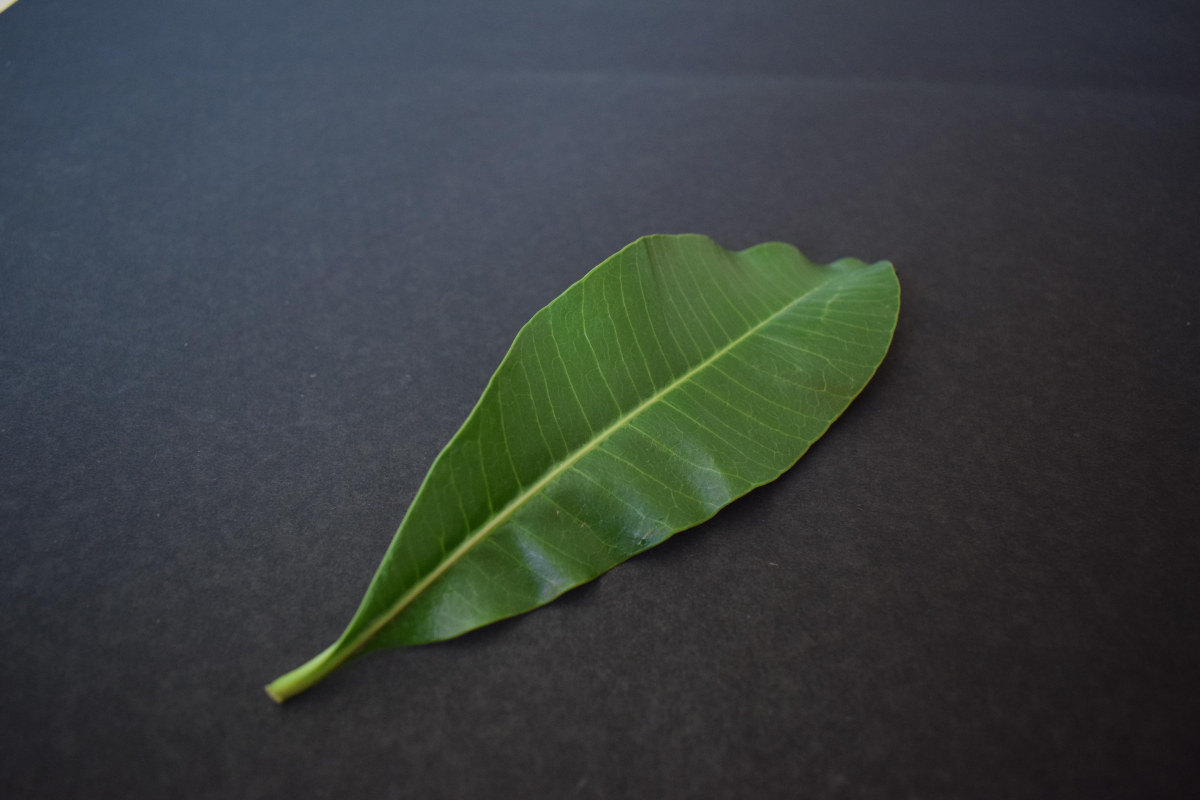
#> input picture KelasDasar/4_AI_ML_Introduction/dataset_daun/A Database of Leaf Images/Alstonia Scholaris (P2)/healthy/0003_0019.JPG, 6000 x 4000 px (shown at 1/5 size); the run also reads 1 picture not shown here
$ jupyter execute --allow-errors Sesi2_EDA_Citra_Ekstraksi_Fitur.ipynb   (shell and % lines are left out)   (older library calls are emulated)
#> lines starting #> are read from the running program, lines starting #| are printed output that depends on the picture
# **nalara.academy**

## **Modul 3 - AI & Machine Learning**
### **Sesi 2: Menjinakkan Data Unstructured (EDA Citra & Ekstraksi Fitur)**

### **📌 Pengantar Sesi**
Di Sesi 1 kita melatih model dengan data Structured yang rapi. Sekarang kita hadapi tantangan
sebenarnya: **gambar**. ML Klasik (KNN, SVM, dsb) tidak bisa langsung "membaca" gambar mentah
seperti Deep Learning — ia butuh tabel angka. Tugas kita di sesi ini adalah menerjemahkan
gambar (Unstructured) menjadi tabel fitur (Structured) melalui proses **Feature Extraction**.

Sebelum sampai ke ekstraksi fitur, kita akan melakukan **EDA citra yang menyeluruh** —
memeriksa setiap potensi masalah pada dataset gambar, supaya kita paham betul kondisi data
sebelum diproses lebih jauh.

### **📦 Dataset: Healthy vs Diseased Leaf Image Dataset**

| Info | Detail |
|------|--------|
| 📌 Sumber | Kaggle |
| 👤 Author | amandam1 |
| 🔗 Link | https://www.kaggle.com/datasets/amandam1/healthy-vs-diseased-leaf-image-dataset |
| 🎯 Tugas | Klasifikasi daun **Sehat** vs **Sakit** |

[cell 1]
# ============================================================
# SETUP KAGGLE API TOKEN
# Set KAGGLE_USERNAME & KAGGLE_KEY sebagai environment variable
# di terminal SEBELUM membuka notebook ini.
# ============================================================
import subprocess, os, zipfile

subprocess.run(["pip", "install", "kaggle", "--quiet"], check=True)
#> (this line was passed over: subprocess is not available in this run)

os.makedirs("dataset_daun", exist_ok=True)

print("⏳ Mengunduh dataset dari Kaggle...")
os.system("kaggle datasets download -d amandam1/healthy-vs-diseased-leaf-image-dataset -p dataset_daun --quiet")

zip_files = [f for f in os.listdir("dataset_daun") if f.endswith(".zip")]
if zip_files:
    zip_path = os.path.join("dataset_daun", zip_files[0])
    with zipfile.ZipFile(zip_path, "r") as z:
        z.extractall("dataset_daun")
    print("✅ Dataset berhasil diunduh & diekstrak ke folder 'dataset_daun/'")
else:
    print("❌ Gagal mengunduh. Pastikan KAGGLE_USERNAME & KAGGLE_KEY sudah di-set.")

[cell 2]
import cv2
import numpy as np
import pandas as pd
import matplotlib.pyplot as plt
import seaborn as sns
import os
import glob
import hashlib
from collections import Counter
from PIL import Image

sns.set_style("whitegrid")

print("✅ Semua library berhasil diimpor.")

[cell 3]
DATASET_PATH = "dataset_daun"

print("📁 STRUKTUR FOLDER DATASET")
print("=" * 50)
total_gambar = 0
for root, dirs, files in os.walk(DATASET_PATH):
    gambar = [f for f in files if f.lower().endswith((".jpg", ".jpeg", ".png"))]
    if not gambar:
        continue
    level  = root.replace(DATASET_PATH, "").count(os.sep)
    indent = "    " * level + "├── "
    nama   = os.path.basename(root)
    print(f"{indent}{nama}/  ->  {len(gambar)} gambar")
    total_gambar += len(gambar)
print("=" * 50)
print(f"📊 Total gambar keseluruhan : {total_gambar}")

[cell 4]
# Kumpulkan seluruh path gambar beserta label kelasnya (dari nama folder induk)
semua_path  = []
semua_label = []

for ekstensi in ["*.jpg", "*.jpeg", "*.JPG", "*.png"]:
    for path in glob.glob(os.path.join(DATASET_PATH, "**", ekstensi), recursive=True):
        semua_path.append(path)
        semua_label.append(os.path.basename(os.path.dirname(path)))

df_path = pd.DataFrame({"path": semua_path, "label": semua_label})
print(f"✅ Total {len(df_path)} gambar berhasil diindeks.")
df_path.head()

## **🔬 EDA Citra Menyeluruh**

Berikut kita periksa satu per satu seluruh kategori potensi masalah pada dataset citra:
distribusi data & label, pencahayaan & warna, kualitas & artefak digital, hingga geometri &
lingkungan objek.

### **1️⃣ Karakteristik Distribusi Data & Label**

#### **1.1 Class Imbalance**

[cell 5]
distribusi_kelas = df_path["label"].value_counts()

plt.figure(figsize=(7, 4))
sns.barplot(x=distribusi_kelas.index, y=distribusi_kelas.values, palette="viridis")
plt.title("Distribusi Jumlah Gambar per Kelas", fontsize=12, fontweight="bold")
plt.ylabel("Jumlah Gambar")
plt.tight_layout()
plt.show()

print(distribusi_kelas)
rasio = distribusi_kelas.max() / distribusi_kelas.min()
print(f"\n📐 Rasio ketimpangan kelas: {rasio:.2f}x")
if rasio > 2:
    print("⚠️  Class imbalance signifikan -- pertimbangkan stratified split / class_weight saat training.")
else:
    print("✅ Distribusi kelas relatif seimbang.")

#### **1.2 Variasi Ukuran & Aspect Ratio**

[cell 6]
# Ambil sampel agar proses pengecekan tidak terlalu lama jika dataset besar
SAMPLE_SIZE = min(300, len(df_path))
df_sampel = df_path.sample(SAMPLE_SIZE, random_state=42).reset_index(drop=True)

dimensi_list = []
for path in df_sampel["path"]:
    img = cv2.imread(path)
#> img is the input picture: shape (4000, 6000, 3); mean B, G, R 62.6, 63.1, 57.3
    if img is not None:
        h, w = img.shape[:2]
        dimensi_list.append({"path": path, "width": w, "height": h, "aspect_ratio": round(w / h, 2)})

df_dimensi = pd.DataFrame(dimensi_list)

print(f"📐 Variasi ukuran gambar dari {len(df_dimensi)} sampel:")
#| 📐 Variasi ukuran gambar dari 2 sampel:
print(df_dimensi[["width", "height", "aspect_ratio"]].describe())
#|         width  height  aspect_ratio
#| count     2.0     2.0           2.0
#| mean   6000.0  4000.0           1.5
#| std       0.0     0.0           0.0
#| min    6000.0  4000.0           1.5
#| 25%    6000.0  4000.0           1.5
#> (further printed lines are left out)

[cell 7]
fig, axes = plt.subplots(1, 2, figsize=(13, 4))

sns.scatterplot(data=df_dimensi, x="width", y="height", ax=axes[0], alpha=0.5)
axes[0].set_title("Sebaran Lebar vs Tinggi Gambar", fontsize=11, fontweight="bold")

sns.histplot(df_dimensi["aspect_ratio"], bins=20, kde=True, ax=axes[1], color="coral")
axes[1].axvline(1.0, color="red", linestyle="--", label="Aspect ratio 1:1")
axes[1].set_title("Distribusi Aspect Ratio", fontsize=11, fontweight="bold")
axes[1].legend()

plt.tight_layout()
plt.show()

ukuran_unik = df_dimensi[["width", "height"]].drop_duplicates().shape[0]
print(f"\n💡 Ditemukan {ukuran_unik} kombinasi ukuran berbeda dari {len(df_dimensi)} sampel.")
#| 💡 Ditemukan 1 kombinasi ukuran berbeda dari 2 sampel.
print("   Karena ukuran bervariasi, semua gambar WAJIB di-resize ke ukuran seragam")
print("   sebelum diproses lebih lanjut (misal 224x224 px untuk model standar).")

#### **1.3 Duplikasi Data**

[cell 8]
def hitung_hash_gambar(path):
    """Menghasilkan hash MD5 dari isi file gambar untuk mendeteksi duplikat persis."""
    try:
        with open(path, "rb") as f:
            return hashlib.md5(f.read()).hexdigest()
    except Exception:
        return None

print("⏳ Menghitung hash untuk deteksi duplikat (pada sampel)...")
df_sampel["hash"] = df_sampel["path"].apply(hitung_hash_gambar)

jumlah_duplikat = df_sampel["hash"].duplicated().sum()
print(f"🔁 Jumlah gambar duplikat persis (exact duplicate) pada sampel: {jumlah_duplikat}")

if jumlah_duplikat > 0:
    print("⚠️  Ditemukan duplikasi -- berisiko membuat evaluasi model menjadi bias")
    print("   (gambar yang sama bisa muncul di data train DAN test sekaligus).")
else:
    print("✅ Tidak ditemukan duplikasi persis pada sampel yang diperiksa.")

print("\n💡 Catatan: ini baru deteksi duplikat PERSIS (hash sama persis).")
print("   Untuk deteksi gambar 'sangat mirip' (near-duplicate) dibutuhkan teknik")
print("   tambahan seperti perceptual hashing (phash) atau image embedding similarity.")

#### **1.4 Mislabeled Data (Pengecekan Visual)**

[cell 9]
# Mislabeled data sulit dideteksi otomatis tanpa model -- cara paling praktis di tahap EDA
# adalah menampilkan sampel acak dari tiap kelas untuk diperiksa secara visual oleh manusia.
kelas_unik = df_path["label"].unique()

fig, axes = plt.subplots(len(kelas_unik), 5, figsize=(18, 4 * len(kelas_unik)))

for i, kelas in enumerate(kelas_unik):
    sampel_kelas = df_path[df_path["label"] == kelas].sample(min(5, len(df_path[df_path["label"] == kelas])), random_state=1)
    for j, path in enumerate(sampel_kelas["path"]):
        img = cv2.cvtColor(cv2.imread(path), cv2.COLOR_BGR2RGB)
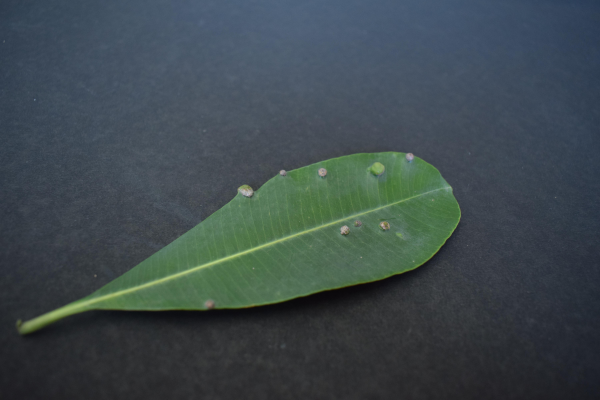
#> img: shape (4000, 6000, 3) (shown at 1/10 size); mean R, G, B 61.7, 73.5, 77.2
        ax = axes[i, j] if len(kelas_unik) > 1 else axes[j]
        ax.imshow(img)
        ax.set_title(kelas, fontsize=9)
        ax.axis("off")

plt.suptitle("Pengecekan Visual Manual per Kelas — Cari Gambar yang 'Aneh' atau Salah Folder",
             fontsize=13, fontweight="bold", y=1.01)
plt.tight_layout()
plt.show()

print("💡 Periksa secara manual: apakah ada gambar yang jelas-jelas tidak sesuai labelnya?")
print("   (misal foto bukan daun, atau daun sehat masuk folder sakit, dsb)")

### **2️⃣ Karakteristik Pencahayaan & Warna**

#### **2.1 Overexposure & Underexposure (via Histogram Kecerahan)**

[cell 10]
def hitung_brightness(path):
    img = cv2.imread(path)
    if img is None:
        return None
    gray = cv2.cvtColor(img, cv2.COLOR_BGR2GRAY)
    return np.mean(gray)

df_sampel["brightness"] = df_sampel["path"].apply(hitung_brightness)

plt.figure(figsize=(9, 4))
sns.histplot(df_sampel["brightness"].dropna(), bins=30, kde=True, color="goldenrod")
plt.axvline(50, color="navy", linestyle="--", label="Batas Underexposure (<50)")
plt.axvline(200, color="red", linestyle="--", label="Batas Overexposure (>200)")
plt.title("Distribusi Tingkat Kecerahan Rata-rata Gambar", fontsize=12, fontweight="bold")
plt.xlabel("Rata-rata Intensitas Piksel (0-255)")
plt.legend()
plt.tight_layout()
plt.show()

gelap  = (df_sampel["brightness"] < 50).sum()
terang = (df_sampel["brightness"] > 200).sum()
print(f"🌑 Gambar berpotensi underexposure (terlalu gelap) : {gelap} dari {len(df_sampel)}")
print(f"☀️  Gambar berpotensi overexposure (terlalu terang) : {terang} dari {len(df_sampel)}")

[cell 11]
# Tampilkan contoh gambar paling gelap & paling terang dari sampel
df_terurut = df_sampel.dropna(subset=["brightness"]).sort_values("brightness")
paling_gelap  = df_terurut.iloc[0]
paling_terang = df_terurut.iloc[-1]

fig, axes = plt.subplots(1, 2, figsize=(11, 5))
for ax, baris, judul in zip(axes, [paling_gelap, paling_terang], ["Paling Gelap (Underexposure)", "Paling Terang (Overexposure)"]):
    img = cv2.cvtColor(cv2.imread(baris["path"]), cv2.COLOR_BGR2RGB)
    ax.imshow(img)
    ax.set_title(f"{judul}\nBrightness: {baris['brightness']:.1f}", fontsize=11, fontweight="bold")
    ax.axis("off")
plt.tight_layout()
plt.show()

#### **2.2 Kontras Rendah (Low Contrast)**

[cell 12]
def hitung_kontras(path):
    img = cv2.imread(path)
    if img is None:
        return None
    gray = cv2.cvtColor(img, cv2.COLOR_BGR2GRAY)
    return np.std(gray)  # standar deviasi = ukuran sebaran/kontras kecerahan

df_sampel["kontras"] = df_sampel["path"].apply(hitung_kontras)

plt.figure(figsize=(9, 4))
sns.histplot(df_sampel["kontras"].dropna(), bins=30, kde=True, color="slateblue")
plt.axvline(30, color="red", linestyle="--", label="Ambang kontras rendah (<30)")
plt.title("Distribusi Tingkat Kontras Gambar (Std Dev Kecerahan)", fontsize=12, fontweight="bold")
plt.legend()
plt.tight_layout()
plt.show()

kontras_rendah = (df_sampel["kontras"] < 30).sum()
print(f"⚠️  Gambar dengan kontras rendah (<30): {kontras_rendah} dari {len(df_sampel)}")
print("💡 Kontras rendah membuat batas objek (daun) dan latar belakang sulit dibedakan,")
print("   yang nantinya bisa mengaburkan fitur warna/bentuk saat ekstraksi fitur.")

#### **2.3 Ketidakseimbangan Warna (Color Cast)**

[cell 13]
def hitung_rata_channel(path):
    img = cv2.imread(path)
    if img is None:
        return None, None, None
    b, g, r = cv2.split(img)
    return np.mean(b), np.mean(g), np.mean(r)

hasil_channel = df_sampel["path"].apply(hitung_rata_channel)
#> in hitung_rata_channel (call 2), `b, g, r = cv2.split(img)`:
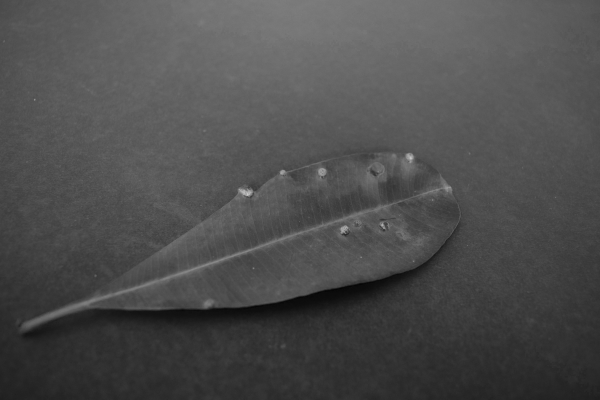
#> b: shape (4000, 6000) (shown at 1/10 size); min 0, max 214, mean 77.2
#> in hitung_rata_channel (call 2), `b, g, r = cv2.split(img)`:
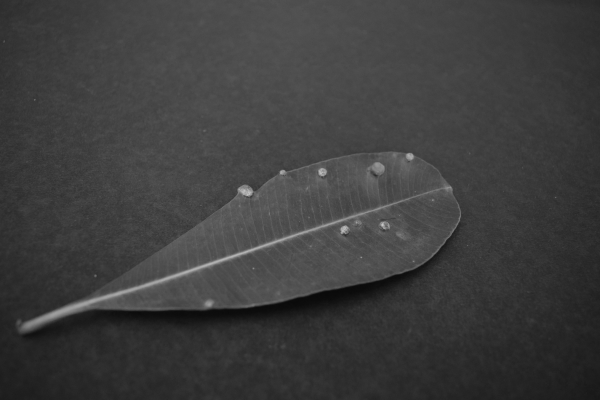
#> r: shape (4000, 6000) (shown at 1/10 size); min 4, max 223, mean 61.7
df_sampel["mean_b"] = hasil_channel.apply(lambda x: x[0])
df_sampel["mean_g"] = hasil_channel.apply(lambda x: x[1])
df_sampel["mean_r"] = hasil_channel.apply(lambda x: x[2])

plt.figure(figsize=(9, 4))
plt.hist(df_sampel["mean_r"].dropna(), bins=25, alpha=0.5, label="Red",   color="red")
plt.hist(df_sampel["mean_g"].dropna(), bins=25, alpha=0.5, label="Green", color="green")
plt.hist(df_sampel["mean_b"].dropna(), bins=25, alpha=0.5, label="Blue",  color="blue")
plt.title("Distribusi Rata-rata Intensitas per Channel Warna", fontsize=12, fontweight="bold")
plt.xlabel("Rata-rata Intensitas (0-255)")
plt.legend()
plt.tight_layout()
plt.show()

print("💡 Jika satu channel warna secara konsisten jauh lebih tinggi/rendah dari yang lain")
print("   di seluruh dataset, ini menandakan adanya 'Color Cast' (dominasi warna akibat")
print("   sumber cahaya tertentu) yang bisa memengaruhi fitur histogram warna nantinya.")

#### **2.4 & 2.5 Gradien Cahaya Tidak Merata & Refleksi/Glare**

[cell 14]
def cek_gradien_dan_glare(path):
    """
    Membagi gambar jadi 4 kuadran, bandingkan rata-rata kecerahannya untuk mendeteksi
    pencahayaan tidak merata. Glare/refleksi dideteksi dari persentase piksel yang
    nyaris putih sempurna (>250).
    """
    img = cv2.imread(path)
    if img is None:
        return None
    gray = cv2.cvtColor(img, cv2.COLOR_BGR2GRAY)
    h, w = gray.shape

    kuadran = [
        gray[0:h//2, 0:w//2], gray[0:h//2, w//2:w],
        gray[h//2:h, 0:w//2], gray[h//2:h, w//2:w]
    ]
    rata_kuadran = [np.mean(k) for k in kuadran]
#> rata_kuadran = [78.49, 64.16, 57.84, 44.6]
    selisih_gradien = max(rata_kuadran) - min(rata_kuadran)
#> selisih_gradien = 33.9

    persen_glare = np.mean(gray > 250) * 100
#> persen_glare = 0

    return selisih_gradien, persen_glare

hasil_gradien = df_sampel["path"].apply(cek_gradien_dan_glare)
df_sampel["selisih_gradien"] = hasil_gradien.apply(lambda x: x[0] if x else None)
df_sampel["persen_glare"]    = hasil_gradien.apply(lambda x: x[1] if x else None)

fig, axes = plt.subplots(1, 2, figsize=(13, 4))
sns.histplot(df_sampel["selisih_gradien"].dropna(), bins=25, ax=axes[0], color="darkorange")
axes[0].set_title("Selisih Kecerahan Antar Kuadran\n(Indikasi Pencahayaan Tidak Merata)", fontsize=10, fontweight="bold")

sns.histplot(df_sampel["persen_glare"].dropna(), bins=25, ax=axes[1], color="dodgerblue")
axes[1].set_title("Persentase Piksel Nyaris Putih (>250)\n(Indikasi Refleksi/Glare)", fontsize=10, fontweight="bold")

plt.tight_layout()
plt.show()

gradien_tinggi = (df_sampel["selisih_gradien"] > 50).sum()
glare_tinggi   = (df_sampel["persen_glare"] > 5).sum()
print(f"⚠️  Gambar dengan pencahayaan tidak merata (selisih kuadran >50) : {gradien_tinggi}")
print(f"⚠️  Gambar dengan indikasi glare/refleksi (>5% piksel nyaris putih) : {glare_tinggi}")

### **3️⃣ Kualitas Citra & Artefak Digital**

#### **3.1 Sensor Noise**

[cell 15]
def estimasi_noise(path):
    """
    Estimasi noise dengan membandingkan gambar asli dan versi yang sudah di-blur.
    Selisih besar -> banyak detail tinggi-frekuensi yang bisa jadi adalah noise.
    """
    img = cv2.imread(path)
    if img is None:
        return None
    gray = cv2.cvtColor(img, cv2.COLOR_BGR2GRAY)
    blur = cv2.GaussianBlur(gray, (5, 5), 0)
    selisih = cv2.absdiff(gray, blur)
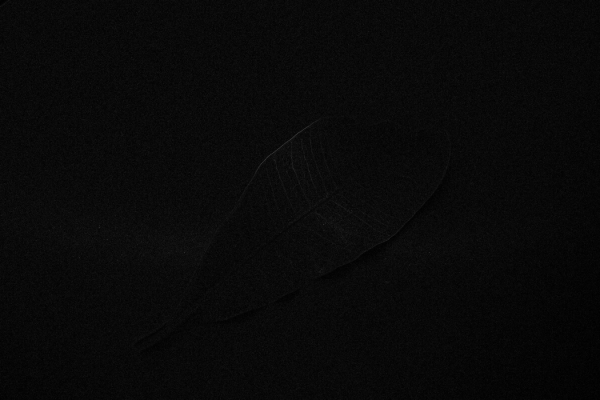
#> selisih: shape (4000, 6000) (shown at 1/10 size); min 0, max 26, mean 1; drawn with min black and max white
    return np.mean(selisih)

df_sampel["estimasi_noise"] = df_sampel["path"].apply(estimasi_noise)

plt.figure(figsize=(9, 4))
sns.histplot(df_sampel["estimasi_noise"].dropna(), bins=25, kde=True, color="crimson")
plt.title("Estimasi Tingkat Noise (Selisih Gambar Asli vs Blur)", fontsize=12, fontweight="bold")
plt.tight_layout()
plt.show()

print("💡 Semakin tinggi nilai estimasi noise, semakin banyak detail bintik-bintik kecil")
print("   yang kemungkinan adalah noise sensor, bukan tepi/detail objek asli.")

#### **3.2 Blur & Motion Artifacts**

[cell 16]
def hitung_ketajaman(path):
    """
    Variance of Laplacian -- metrik standar untuk mengukur ketajaman gambar.
    Nilai rendah = gambar blur, nilai tinggi = gambar tajam.
    """
    img = cv2.imread(path)
    if img is None:
        return None
    gray = cv2.cvtColor(img, cv2.COLOR_BGR2GRAY)
    return cv2.Laplacian(gray, cv2.CV_64F).var()

df_sampel["ketajaman"] = df_sampel["path"].apply(hitung_ketajaman)

plt.figure(figsize=(9, 4))
sns.histplot(df_sampel["ketajaman"].dropna(), bins=30, kde=True, color="seagreen")
plt.axvline(100, color="red", linestyle="--", label="Ambang umum blur (<100)")
plt.title("Distribusi Ketajaman Gambar (Variance of Laplacian)", fontsize=12, fontweight="bold")
plt.legend()
plt.tight_layout()
plt.show()

gambar_blur = (df_sampel["ketajaman"] < 100).sum()
print(f"🌫️  Gambar yang berpotensi blur (skor ketajaman <100): {gambar_blur} dari {len(df_sampel)}")

[cell 17]
# Tampilkan contoh gambar paling blur dan paling tajam
df_ketajaman_sorted = df_sampel.dropna(subset=["ketajaman"]).sort_values("ketajaman")
paling_blur  = df_ketajaman_sorted.iloc[0]
paling_tajam = df_ketajaman_sorted.iloc[-1]

fig, axes = plt.subplots(1, 2, figsize=(11, 5))
for ax, baris, judul in zip(axes, [paling_blur, paling_tajam], ["Paling Blur", "Paling Tajam"]):
    img = cv2.cvtColor(cv2.imread(baris["path"]), cv2.COLOR_BGR2RGB)
    ax.imshow(img)
    ax.set_title(f"{judul}\nSkor ketajaman: {baris['ketajaman']:.1f}", fontsize=11, fontweight="bold")
    ax.axis("off")
plt.tight_layout()
plt.show()

#### **3.3 Kompresi Artefak (JPEG Artifacts)**

[cell 18]
def cek_kualitas_jpeg(path):
    """Mengecek metadata kualitas kompresi JPEG menggunakan PIL (jika tersedia)."""
    try:
        img = Image.open(path)
        return img.format, os.path.getsize(path) / 1024  # ukuran dalam KB
    except Exception:
        return None, None

df_sampel[["format_file", "ukuran_kb"]] = df_sampel["path"].apply(
    lambda p: pd.Series(cek_kualitas_jpeg(p))
)

plt.figure(figsize=(9, 4))
sns.histplot(df_sampel["ukuran_kb"].dropna(), bins=30, kde=True, color="purple")
plt.title("Distribusi Ukuran File (KB) — Indikasi Tingkat Kompresi", fontsize=12, fontweight="bold")
plt.xlabel("Ukuran File (KB)")
plt.tight_layout()
plt.show()
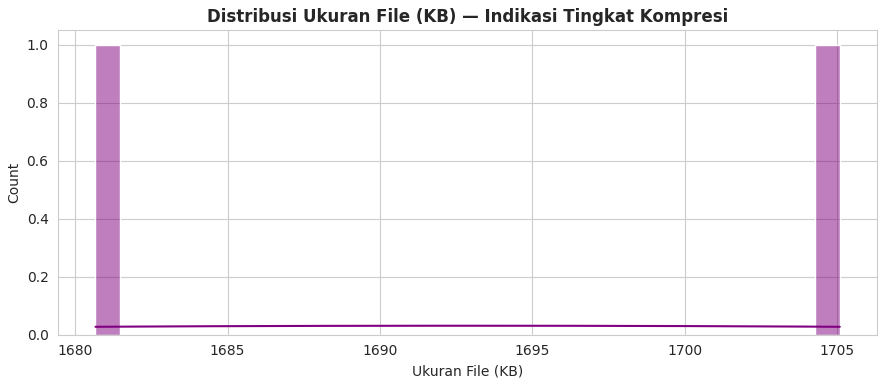
#> figure drawn by matplotlib, 1 panel; curve peaks at x = 1692.8, y = 0.0311

print("📋 Format file yang ditemukan:")
print(df_sampel["format_file"].value_counts())
print()
print("💡 File berukuran sangat kecil relatif terhadap resolusinya mengindikasikan")
print("   kompresi JPEG agresif, yang berpotensi menimbulkan artefak kotak-kotak (blocking).")
